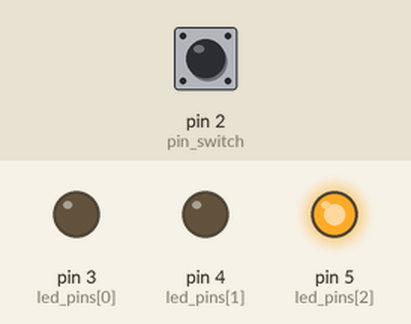
A sketch run on a simulated Arduino Uno, built with avr-gcc and run on an emulated ATmega328P. Parts: output pins drawn as LEDs (lit = HIGH). Dashed ring = blinking. The test bench sets the inputs (shaded band); at power-on: pin 2 (pin_switch) HIGH.

Above: at 1.2 s.
1.3 s: pin 2 (pin_switch) pulled LOW for 0.15 s
At 1.69 s:
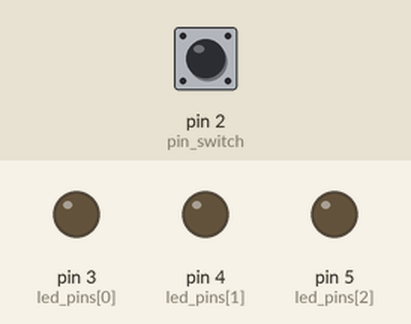
At 2.19 s:
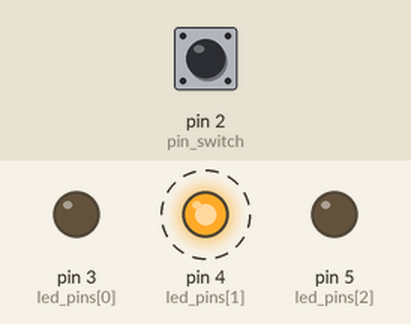
4.3 s: pin 2 (pin_switch) pulled LOW for 1 s
At 17.1 s:
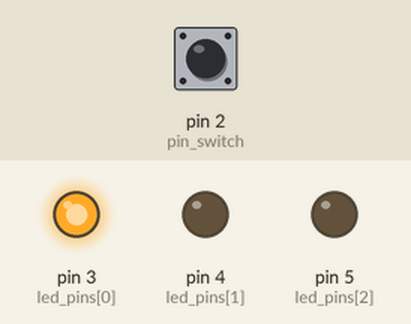
Timing chart, 0 to 22.4 s (numbered marks = the images above; inputs shaded):
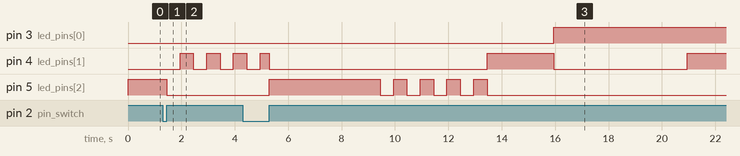

Measured:
- after the input at 1.3 s, pin 4 (led_pins[1]): alternates HIGH for 0.50 s and LOW for 0.50 s, starting after 0.65 s; pin 5 (led_pins[2]): HIGH → LOW after 0.15 s
- after the input at 4.3 s, pin 3 (led_pins[0]): LOW → HIGH after 11.7 s; pin 5 (led_pins[2]): LOW → HIGH after 1.0 s, then repeats every 1.0 s: LOW 0.50 s, HIGH 0.50 s, until it stays LOW from 13.4 s

The sketch:

Ampel_SYTe.ino
```cpp
const int size_=3;
int led_pins[]={3,4,5},pin_switch=2;
bool led_state[size_]={0,0,0};
int now_blink=0,now_cycle=0;
unsigned long previous=0,current=millis();
long debounce = 20;
volatile unsigned long last=0;
int p = 0;

//ampelzyklus
bool cycle_[][size_]={
    {0,0,1},//grün
    {0,0,0},{0,0,1},{0,0,0},{0,0,1},{0,0,0},{0,0,1},{0,0,0},{0,0,1},//grün blinken
    {0,1,0},//gelb
    {1,0,0},//rot
    {1,1,0}//rotgelb
};
long cycle_interval[]={
    4500,//grün dauer
    500,500,500,500,500,500,500,500,//grün blinken dauer
    2500,//gelb dauer
    5000,//rot dauer
    2500//rotgelb dauer
};
//gelb blinken
bool blink_[][size_]={
    {0,1,0},//gelb an
    {0,0,0}//gelb aus
};
long blink_interval[]={
    500,//gelb an dauer
    500//gelb aus dauer
};

void setup(){
  Serial.begin(9600);
  for(int i=0;i<size_;i++)
    pinMode(led_pins[i], OUTPUT);
  pinMode(pin_switch, INPUT_PULLUP);
  attachInterrupt(digitalPinToInterrupt(pin_switch), button, RISING);
}

void update(bool cycle[][size_], long interval[], int& now, int cycle_length){
  for(int i=0;i<size_;i++)
    digitalWrite(led_pins[i],cycle[now][i]);
  if(current-previous>=interval[now]){
    previous=current;
    now=(now+1)%cycle_length;
  }
}

void button(){
  if(micros()-last>=debounce*1000){
    p=(p+1)%2;
    last=micros();
      current=millis();
  }
}

void loop(){
  switch(p){
    case 0:
      update(cycle_,cycle_interval,now_cycle,sizeof(cycle_)/size_);
      now_blink=0;
      break;
    case 1:
      update(blink_,blink_interval,now_blink,sizeof(blink_)/size_);
      now_cycle=0;
      break;
  }
  current=millis();
}
```
